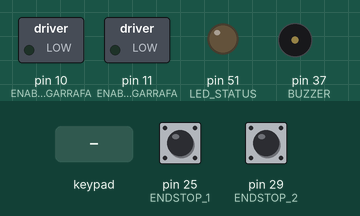
Simulated run of this sketch. Board: Arduino Mega 2560, built with avr-gcc and run on an emulated ATmega2560. Shown: switched loads named in the sketch (green lamp = pin HIGH), output pins drawn as LEDs (lit = HIGH), buzzer (waves = sounding). The test bench sets the inputs (shaded band); at power-on: pin 25 (ENDSTOP_1) HIGH, pin 29 (ENDSTOP_2) HIGH. What the sketch prints to the serial monitor is not drawn.

Above: at 0.2 s.
At 2.2 s:
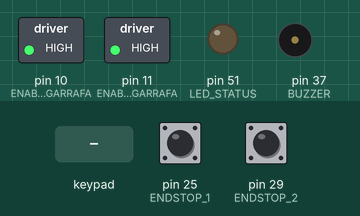
2.3 s: key 'X' pressed
At 3.1 s:
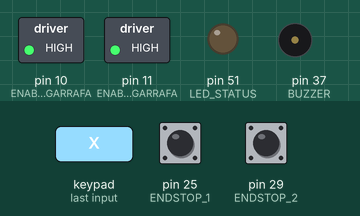
3.9 s: key 'T' pressed
Timing chart, 0 to 6.9 s (numbered marks = the images above; inputs shaded):
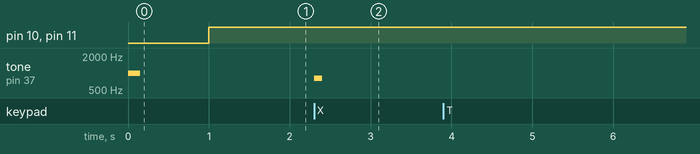

The sketch:

Gravador.ino
```cpp
#include <PS2X_lib.h>
#include <AccelStepper.h>

#define ENABLE_1_GARRAFA 10
#define ENABLE_2_GARRAFA 11
#define LED_STATUS       51
#define BUTTON           53
#define BUZZER           37
#define BTN_1            39
#define BTN_2            41
#define BTN_3            43
#define ENDSTOP_1        25
#define ENDSTOP_2        29

#define PS2_DAT          13
#define PS2_CMD          15
#define PS2_SEL          14
#define PS2_CLK          12

#define MAX_GARRAFA      20000.0
#define MAX_COPO         6000.0

#define MAX_REG          20

AccelStepper motorCopo(4, 2, 3, 4, 5);
AccelStepper motorGarrafa(4, 6, 7, 8, 9);

PS2X Joypad;

int stepCount = 0;
bool serving = false;
int loopsAposInverter = 0;

bool copoNoZero = false;
bool garrafaNoZero = false;

float walkGarrafa = MAX_GARRAFA;
float walkCopo = MAX_COPO;


long posicaoCopo[MAX_REG];
long posicaoGarrafa[MAX_REG];
long tempo[MAX_REG];

int regIndex = 0;
int envioIndex = 0;
int erroControle = 0;

byte leituraControle;

void setup() {
  pinMode(ENABLE_1_GARRAFA,OUTPUT);
  pinMode(ENABLE_2_GARRAFA,OUTPUT);
  pinMode(LED_STATUS,OUTPUT);
  pinMode(BUTTON, INPUT);
  pinMode(ENDSTOP_1,INPUT);
  pinMode(ENDSTOP_2,INPUT);

  Serial.begin(115200);

  erroControle = Joypad.config_gamepad(PS2_CLK, PS2_CMD, PS2_SEL, PS2_DAT, false, false);

  if (!erroControle) {
     tone(BUZZER,1000,150);
  } else {
     tone(BUZZER,500,800);
     return;
  }

  //motorCopo.setSpeed(300);
  //motorGarrafa.setSpeed(300);

  motorCopo.setMaxSpeed(200.0);
  motorCopo.setAcceleration(60.0);

  motorGarrafa.setMaxSpeed(1000.0);
  motorGarrafa.setAcceleration(60.0);

  serving = true;

  delay(1000);
  //Serial.begin(9600);
  digitalWrite(LED_STATUS, LOW);

  copoNoZero = digitalRead(ENDSTOP_1);
  garrafaNoZero = digitalRead(ENDSTOP_2);

  if ( !copoNoZero || !garrafaNoZero ) {
     motorCopo.move(walkCopo);
     motorGarrafa.move(walkGarrafa);
     do {
         if (!copoNoZero) {
           motorCopo.run();
         }

         if (!garrafaNoZero) {
           motorGarrafa.run();
         }

         copoNoZero = digitalRead(ENDSTOP_1);
         garrafaNoZero = digitalRead(ENDSTOP_2);

      } while (!copoNoZero || !garrafaNoZero);
   }

   motorCopo.setCurrentPosition(0.0f);
   motorGarrafa.setCurrentPosition(0.0f);

   walkCopo = 6000.0;
   walkGarrafa = 20000.0;
}

void loop() {
  if (erroControle) return;

  digitalWrite(ENABLE_1_GARRAFA, HIGH);  // Enable 1 do driver
  digitalWrite(ENABLE_2_GARRAFA, HIGH);  // Enable 2 do driver

  digitalWrite(LED_STATUS, !serving);


  Joypad.read_gamepad();

  if ( abs(motorCopo.currentPosition() - motorCopo.targetPosition()) < 200 ) {
    leituraControle = Joypad.Analog(PSS_LY);
    // Zona morta do controle
    if ( !(leituraControle > 100 && leituraControle < 150) ) {
        walkCopo = map(leituraControle, 0, 255, -200, 200);
        if ( motorCopo.currentPosition() + walkCopo < MAX_COPO ) {
           motorCopo.move(walkCopo);
        }
     }
  }

  if (motorCopo.targetPosition() < 0 ) {
     motorCopo.moveTo(0);
  }

  motorGarrafa.run();
  motorCopo.run();

  if ( abs(motorGarrafa.currentPosition() - motorGarrafa.targetPosition()) < 200 ) {
    leituraControle = Joypad.Analog(PSS_RY);
    // Zona morta do controle
    if ( !(leituraControle > 100 && leituraControle < 150) ) {
        walkGarrafa = map(leituraControle, 0, 255, -200, 200);
        if ( (motorGarrafa.currentPosition() + walkGarrafa < MAX_COPO) ) {
           motorGarrafa.move(walkGarrafa);
        }
     }
  }

  if (motorGarrafa.targetPosition() < 0 ) {
     motorGarrafa.moveTo(0);
  }

  motorGarrafa.run();
  motorCopo.run();

  // Iniciar gravacao
  if ( Joypad.ButtonPressed(PSB_CROSS) ) {
       posicaoCopo[0] = motorCopo.currentPosition();
       posicaoGarrafa[0] = motorGarrafa.currentPosition();
       tempo[0] = millis();
       regIndex = 1;
       tone(BUZZER,800,100);
  }

  // Mandar gravacao
  if ( Joypad.ButtonPressed(PSB_TRIANGLE) ) {
    for (int envioIndex = 0; envioIndex < regIndex; envioIndex++) {
       Serial.println("tempo,garrafa,copo");
       Serial.print(posicaoCopo[envioIndex], DEC);
       Serial.print(",");
       Serial.print(posicaoGarrafa[envioIndex], DEC);
       Serial.print(",");
       Serial.print(tempo[envioIndex], DEC);
       Serial.print("\r\n");
    }
  }

  // Armazenar valor
  if ( Joypad.ButtonPressed(PSB_L1) ) {
     if ( regIndex < MAX_REG ) {
       posicaoCopo[regIndex] = motorCopo.currentPosition();
       posicaoGarrafa[regIndex] = motorGarrafa.currentPosition();
       tempo[regIndex] = millis();
       regIndex++;
       tone(BUZZER,800,200);
     } else {
       tone(BUZZER,200,800);
     }
  }

  // Depois de um tempo (em que o copo esteja quase cheio)tem que mandar descer os dois (o copo até o final, e a garrafa um pouco)
  // Termina de servir a cerveja com o copo na posição inical pra fazer o colarinho e manda a garrafa pra posição inical


}
```

Measured:
- after the input at 2.3 s, tone on pin 37 (BUZZER): silent → 800 Hz at once, → silent 0.10 s later
- after the input at 3.9 s, every drawn part: stays the same
